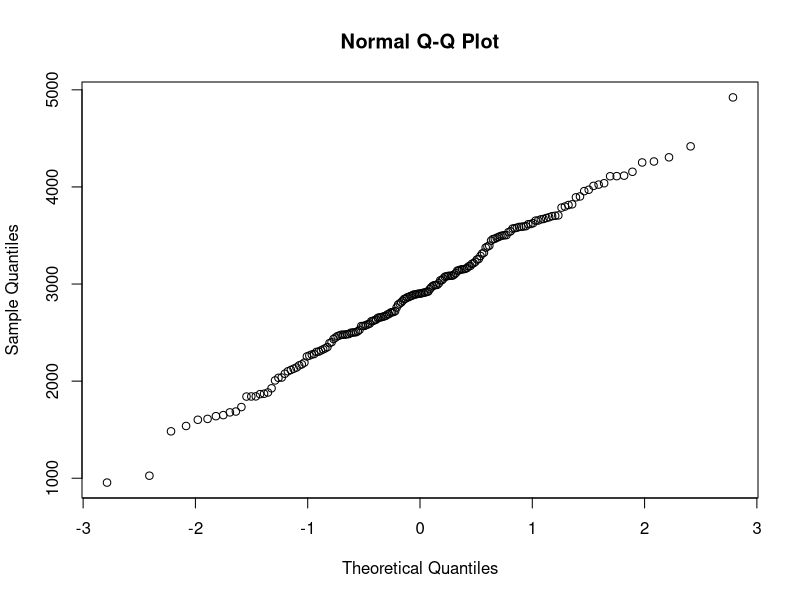
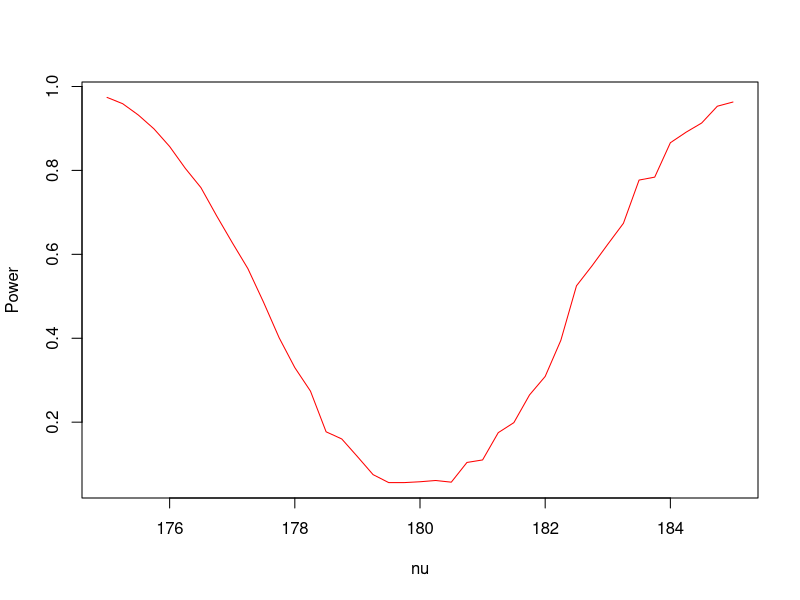
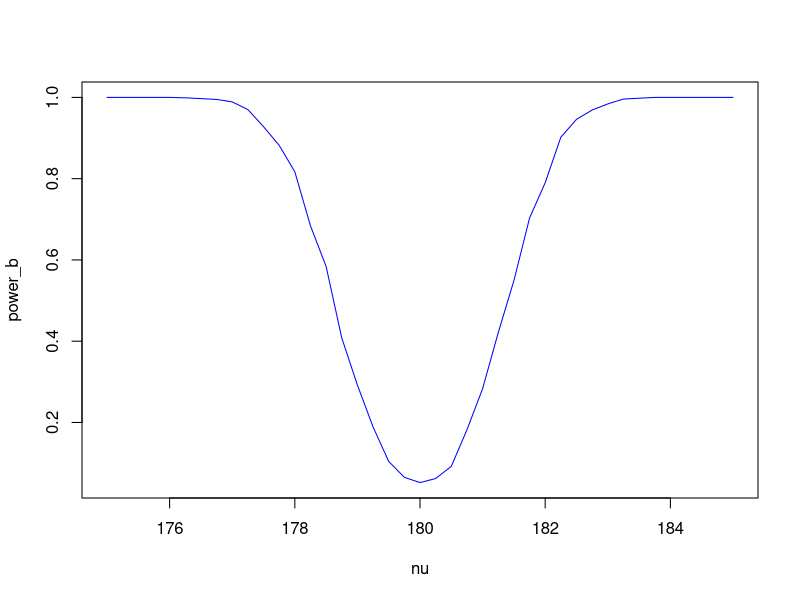
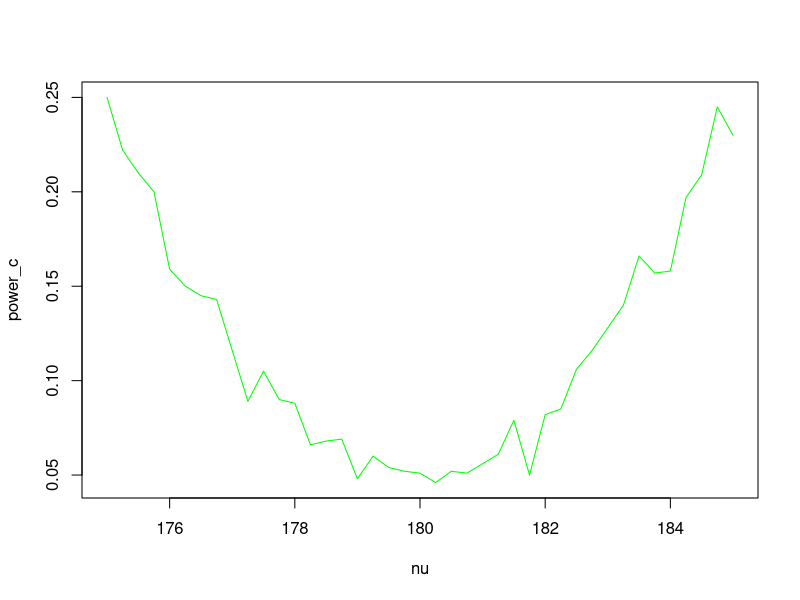
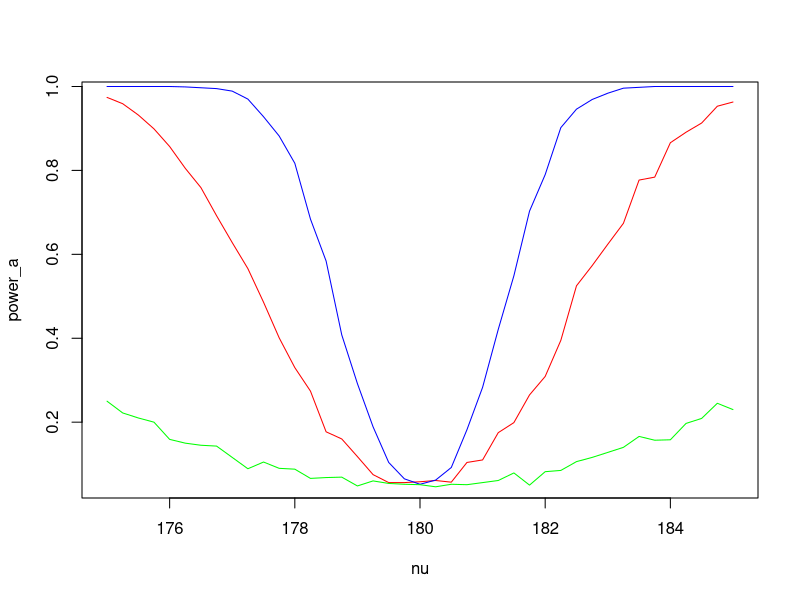
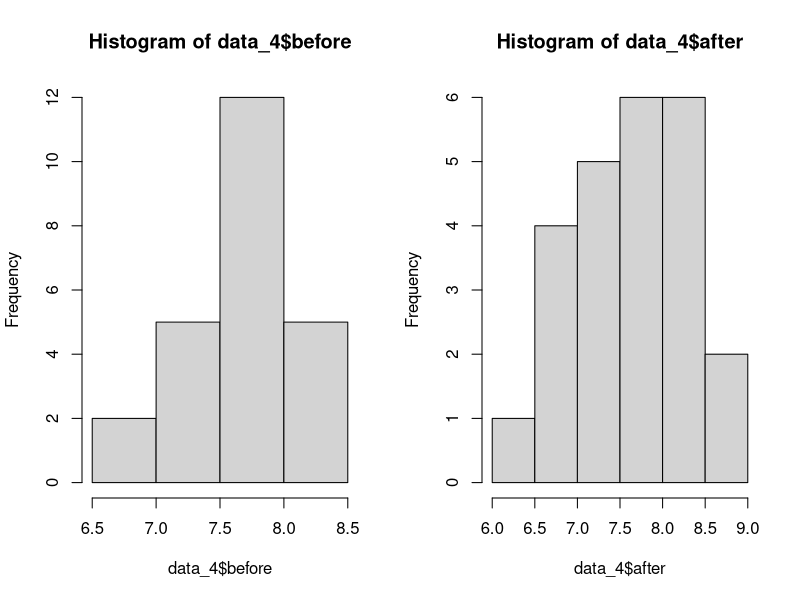
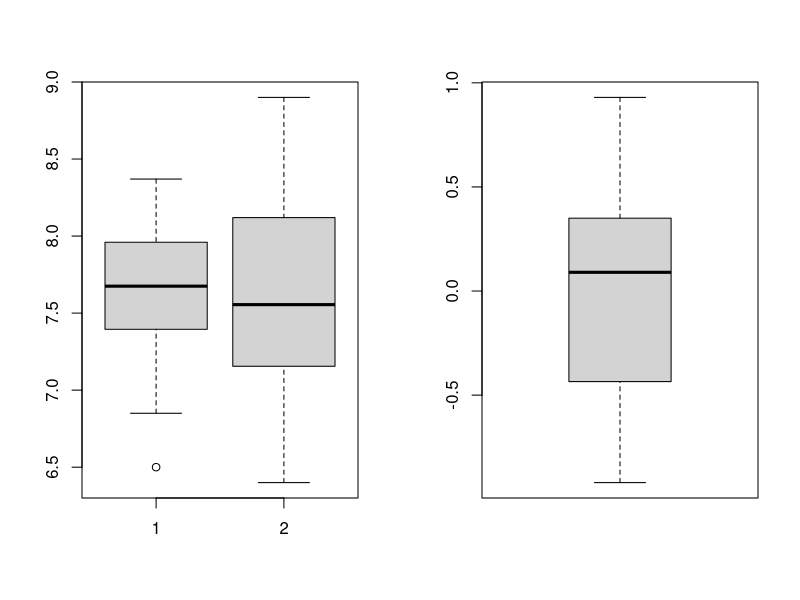
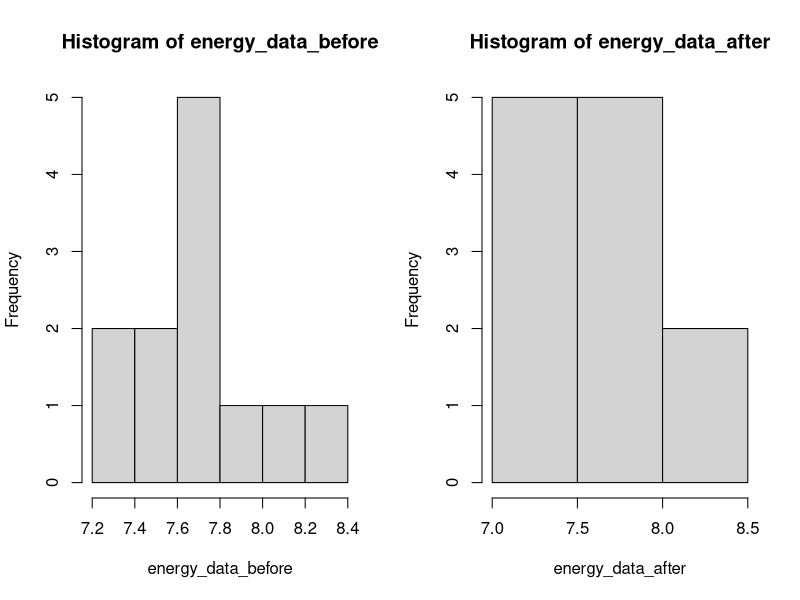

Source code (R) for these figures, in order:
## ---- chunk 1
knitr::opts_chunk$set(echo = TRUE)
## ---- chunk 2
data = read.table(file="birthweight.txt", header=TRUE)#Read the data from the file
qqnorm(data$birthweight)#Create a QQ plot to check the normality of the data
## ---- chunk 3
data_mean = mean(data$birthweight)#Compute the estimate point for mu 
cat("mu =", data_mean)
## ---- chunk 4
error = qt(0.95, df=length(data$birthweight) - 1) * sd(data$birthweight) / sqrt(length(data$birthweight))#Compute the error for a 90% confidence interval
upper_bound = data_mean + error#Compute the upper bound of the confidence interval
lower_bound = data_mean - error#Compute the lower bound of te confidence interval
cat("90% confidence interval = (", lower_bound,",", upper_bound, ")")
## ---- chunk 5
t.test(data$birthweight, mu=2800, alternative="greater")#Compute the t-test to check if the mean is bigger than 2800
## ---- chunk 6
t.test(data$birthweight)
t.test(data$birthweight, conf.level=0.9)
## ---- chunk 7
#Initialize the variables that are going to be used to calculate the power
n = m = 30
mu = 180
nu = 175
sd = 5
B = 1000
p = numeric(B)

#Calculate the p-value for a "B" number of times
for(b in 1:B){
  x = rnorm(n, mu, sd)#Initialize "n" data points from a normal distribution with a mean "mu" and a standard deviation "sd".
  y = rnorm(m, nu, sd)#Initialize "m" data points from a normal distribution with a mean "nu" and a standard deviation "sd".
  p[b] = t.test(x, y, var.equal=TRUE)[[3]]#Obtain the p-value after doing the t-test
}
power = mean(p<0.05)#Calculate the power function
cat("The power of the test is equal with:", power)
## ---- chunk 8
#Initialize the variables that are going to be used to calculate the power
n = m = 30
mu = 180
nu = 175
sd = 5
B = 1000
p = numeric(B)
nu = seq(175, 185, by=0.25)
power_a = numeric(length(nu))

#Calculate the power for each "nu" value
for(i in 1:length(nu)){
  #Calculate the p-value for a "B" number of times
  for(b in 1:B){
    x = rnorm(n, mu, sd)#Initialize "n" data points from a normal distribution with a mean "mu" and a standard deviation "sd".
    y = rnorm(m, nu[i], sd)#Initialize "m" data points from a normal distribution with a mean "nu" and a standard deviation "sd".
    p[b] = t.test(x, y, var.equal=TRUE)[[3]]#Obtain the p-value after doing the t-test
  }
  power_a[i] = mean(p<0.05)#Calculate the power function of a particular value of "nu"
}
plot(nu, power_a, type="l", col="red", ylab="Power")#Plot the power as a function of "nu"
## ---- chunk 9
#Initialize the variables that are going to be used to calculate the power
n = m = 100
mu = 180
nu = 175
sd = 5
B = 1000
p = numeric(B)
nu = seq(175, 185, by=0.25)
power_b = numeric(length(nu))

#Calculate the power for each "nu" value
for(i in 1:length(nu)){
  #Calculate the p-value for a "B" number of times
  for(b in 1:B){
    x = rnorm(n, mu, sd)#Initialize "n" data points from a normal distribution with a mean "mu" and a standard deviation "sd".
    y = rnorm(m, nu[i], sd)#Initialize "m" data points from a normal distribution with a mean "nu" and a standard deviation "sd".
    p[b] = t.test(x, y, var.equal=TRUE)[[3]]#Obtain the p-value after doing the t-test
  }
  power_b[i] = mean(p<0.05)#Calculate the power function of a particular value of "nu"
}
plot(nu, power_b, type="l", col="blue")#Plot the power as a function of "nu"
## ---- chunk 10
#Initialize the variables that are going to be used to calculate the power
n = m = 30
mu = 180
nu = 175
sd = 15
B = 1000
p = numeric(B)
nu = seq(175, 185, by=0.25)
power_c = numeric(length(nu))

#Calculate the power for each "nu" value
for(i in 1:length(nu)){
  #Calculate the p-value for a "B" number of times
  for(b in 1:B){
    x = rnorm(n, mu, sd)#Initialize "n" data points from a normal distribution with a mean "mu" and a standard deviation "sd".
    y = rnorm(m, nu[i], sd)#Initialize "m" data points from a normal distribution with a mean "nu" and a standard deviation "sd".
    p[b] = t.test(x, y, var.equal=TRUE)[[3]]#Obtain the p-value after doing the t-test
  }
  power_c[i] = mean(p<0.05)#Calculate the power function of a particular value of "nu"
}
plot(nu, power_c, type="l", col="green")#Plot the power as a function of "nu"
## ---- chunk 11
plot(nu, power_a, type="l", col="red")#Plot the power obtained from point "a" as a function of "nu"
points(nu, power_b, type="l", col="blue")#Plot the power obtained from point "b" as a function of "nu"
points(nu, power_c, type="l", col="green")#Plot the power obtained from point "c" as a function of "nu"
## ---- chunk 12
data_4 = read.table(file="run.txt", header=TRUE)
par(mfrow=c(1,2))
hist(data_4$before)
hist(data_4$after)
## ---- chunk 13
par(mfrow=c(1,2))
boxplot(data_4$before, data_4$after)
boxplot(data_4$before - data_4$after)
## ---- chunk 14
t.test(data_4$before, data_4$after, paired=TRUE)
t.test(data_4$before - data_4$after)
## ---- chunk 15
energy_data_before = data_4$before[data_4[,3] == "energy"]
energy_data_after = data_4$after[data_4[,3] == "energy"]
par(mfrow=c(1,2))
hist(energy_data_before)
hist(energy_data_after)
## ---- chunk 16
par(mfrow=c(1,2))
boxplot(energy_data_before, energy_data_after)
boxplot(energy_data_before - energy_data_after)
## ---- chunk 17
t.test(energy_data_before, energy_data_after, paired=TRUE)
t.test(energy_data_before - energy_data_after)
## ---- chunk 18
lemo_data_before = data_4$before[data_4[,3] == "lemo"]
lemo_data_after = data_4$after[data_4[,3] == "lemo"]
par(mfrow=c(1,2))
hist(lemo_data_before)
hist(lemo_data_after)
## ---- chunk 19
par(mfrow=c(1,2))
boxplot(lemo_data_before, lemo_data_after)
boxplot(lemo_data_before - lemo_data_after)
## ---- chunk 20
t.test(lemo_data_before, lemo_data_after, paired=TRUE)
t.test(lemo_data_before - lemo_data_after)
## ---- chunk 21
child_time = numeric(length(data_4$before))
for(i in 1:length(data_4$before)){
  child_time[i] =  data_4$before[i] - data_4$after[i]
}

lemo_child_time = child_time[data_4[,3] == "lemo"]
energy_child_time = child_time[data_4[,3] == "energy"]

par(mfrow=c(1,2))
hist(lemo_child_time)
hist(energy_child_time)
## ---- chunk 22
par(mfrow=c(1,2))
boxplot(lemo_child_time, energy_child_time)
boxplot(lemo_child_time - energy_child_time)
## ---- chunk 23
t.test(lemo_child_time, energy_child_time, paired=TRUE)
t.test(lemo_child_time - energy_child_time)
## ---- chunk 24
data("chickwts")
meatmeal = chickwts$weight[chickwts$feed == "meatmeal"]
sunflower = chickwts$weight[chickwts$feed == "sunflower"]
#boxplot(meatmeal, sunflower, names=c("meatmeal", "sunflower"))
## ---- chunk 25
t.test(meatmeal, sunflower, paired=FALSE)
## ---- chunk 26
wilcox.test(meatmeal, sunflower)
## ---- chunk 27
ks.test(meatmeal,sunflower)
## ---- chunk 28
chickaov=lm(weight ~ feed, data=chickwts)
anova(chickaov)
## ---- chunk 29
library(ggplot2)
library(ggthemes)
library(dplyr)
cdata = tbl_df(chickwts)
cdata.wt.feed = cdata %>%
  ggplot(aes(x=feed, y=weight)) +
  geom_count(color="red") +
  labs(title="Relationship Between Chick Weight & Type of Feed",
       x="Feed Type", y="Weight in Grams") + 
  theme_calc()
cdata.wt.feed
## ---- chunk 30
caov = aov(weight~feed, data=chickwts)
opar = par(mfrow = c(2, 2), oma = c(0, 0, 1.1, 0),
            mar = c(4.1, 4.1, 2.1, 1.1))
plot(caov)
## ---- chunk 31
summary(caov)
## ---- chunk 32
kruskal.test(weight ~ feed, data=chickwts) 
